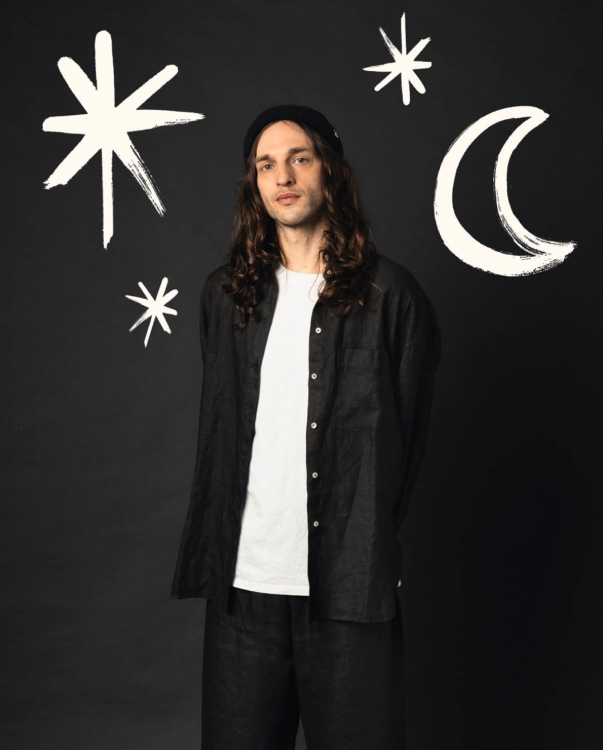
#> input picture estilos/referencias/pinceladas-blancas-sobre-negro.jpg, 1206 x 1500 px (shown at 1/2 size)
$ python build-assets.py
#> lines starting #> are read from the running program, lines starting #| are printed output that depends on the picture
"""Build v2 assets: brush strokes cut from Eva's references, marble backgrounds, sheep banner.

Run: uv run --with pillow --with numpy tools/build-assets.py
"""
import io, urllib.request
import numpy as np
from pathlib import Path
from PIL import Image

ROOT = Path(__file__).resolve().parent.parent
REF = ROOT / "estilos" / "referencias"
OUT = ROOT / "assets"
SHEEP = "https://tsenoh.com/cdn/shop/files/OVEJAS_del_pueblo_de_Cris_Compress.jpg"  # tsenoh.com banner

# (reference, crop box in px, stroke is light?, paper level, erase box) -> brush/<name>.png,
# a white-on-transparent mask that CSS tints with mask-image.
BRUSH = {
    "star-big": ("pinceladas-blancas-sobre-negro.jpg", (70, 50, 420, 510), True, .28, None),
    "star-small": ("pinceladas-blancas-sobre-negro.jpg", (715, 15, 875, 220), True, .28, None),
    "star-tiny": ("pinceladas-blancas-sobre-negro.jpg", (240, 545, 370, 700), True, .28, None),
    "moon": ("pinceladas-blancas-sobre-negro.jpg", (860, 200, 1170, 560), True, .28, None),
    "star-ink": ("estrellas-negras-bufandas.jpg", (870, 165, 1180, 565), False, .28, (0, 0, 70, 80)),
    "star-ink-small": ("estrellas-negras-bufandas.jpg", (745, 65, 915, 225), False, .28, None),
    "moon-marker": ("rotulador-harvest-moon.jpg", (60, 60, 320, 330), False, .62, None),
}


def brush(name, src, box, light, paper, erase):
#> called with name = 'star-big', src = 'pinceladas-blancas-sobre-negro.jpg', box = (70, 50, 420, 510), light = True, paper = 0.28
    g = np.asarray(Image.open(REF / src).convert("L").crop(box), dtype=np.float32) / 255
    a = g if light else 1 - g
    a = np.clip((a - paper) / 0.2, 0, 1)  # drop the paper, keep the dry-brush edges
    if erase:
        a[erase[1]:erase[3], erase[0]:erase[2]] = 0
    h, w = a.shape
#> h = 460; w = 350
    rgba = np.zeros((h, w, 4), np.uint8)
    rgba[..., :3] = 255
    rgba[..., 3] = (a * 255).astype(np.uint8)
    im = Image.fromarray(rgba, "RGBA")
    im = im.crop(im.getbbox())
    im.save(OUT / "brush" / f"{name}.png", optimize=True)


def noise(h, w, scale, seed):
    """Smooth, tileable value noise in [-1, 1]: a random grid tiled 3x3, upsampled, centre kept."""
    rng = np.random.default_rng(seed)
    gh, gw = max(2, h // scale), max(2, w // scale)
    small = Image.fromarray((np.tile(rng.random((gh, gw)), (3, 3)) * 255).astype(np.uint8))
    big = np.asarray(small.resize((w * 3, h * 3), Image.BICUBIC), np.float32) / 127.5 - 1
    return big[h:2 * h, w:2 * w]


def sample(field, x, y):
    """Bilinear lookup of field at float coords (wraps at the edges)."""
    h, w = field.shape
    x0, y0 = np.floor(x).astype(int), np.floor(y).astype(int)
    fx, fy = x - x0, y - y0
    x0, y0, x1, y1 = x0 % w, y0 % h, (x0 + 1) % w, (y0 + 1) % h
    top = field[y0, x0] * (1 - fx) + field[y0, x1] * fx
    bot = field[y1, x0] * (1 - fx) + field[y1, x1] * fx
    return top * (1 - fy) + bot * fy


def marble(name, colors, seed, w=1600, h=1600):
    """Paper marbling: stripes dragged through three rounds of noise warping."""
#> called with name = 'marble-lilac', seed = 3, w = 1600, h = 1600
    y, x = np.mgrid[0:h, 0:w].astype(np.float32)
    fx = [noise(h, w, s, seed + i) for i, s in enumerate((380, 140))]
#> call 2 of noise, with h = 1600, w = 1600, scale = 140, seed = 4
#> in noise (call 2), `return big[h:2 * h, w:2 * w]`:
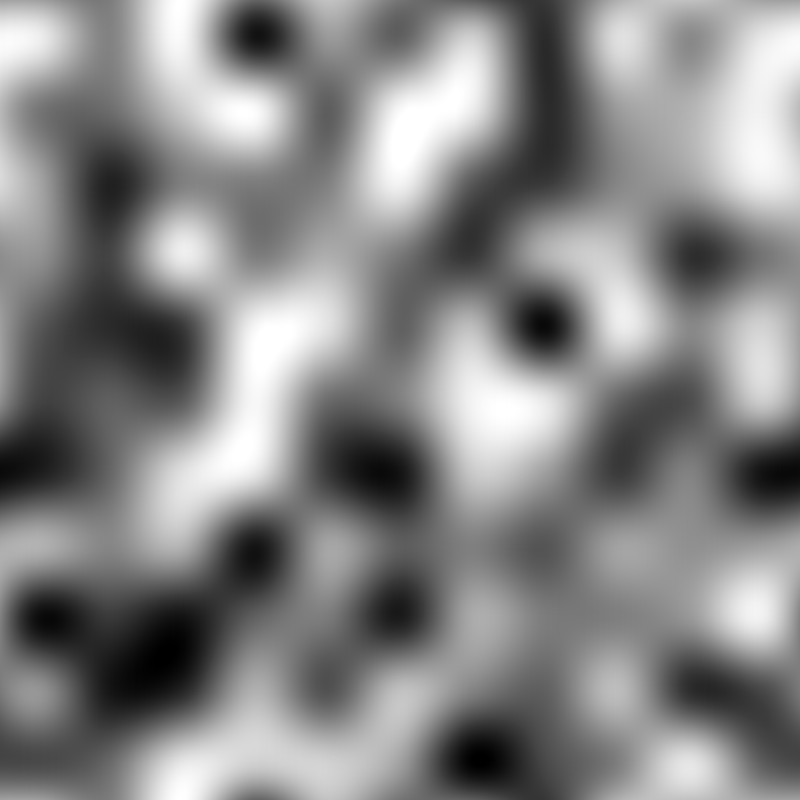
#> returned value: shape (1600, 1600) float32 (shown at 1/2 size); min -1, max 1, mean 0.0509; drawn with min black and max white
#> fx = 2 items
    fy = [noise(h, w, s, seed + 20 + i) for i, s in enumerate((380, 140))]
#> call 4 of noise, with h = 1600, w = 1600, scale = 140, seed = 24
#> in noise (call 4), `return big[h:2 * h, w:2 * w]`:
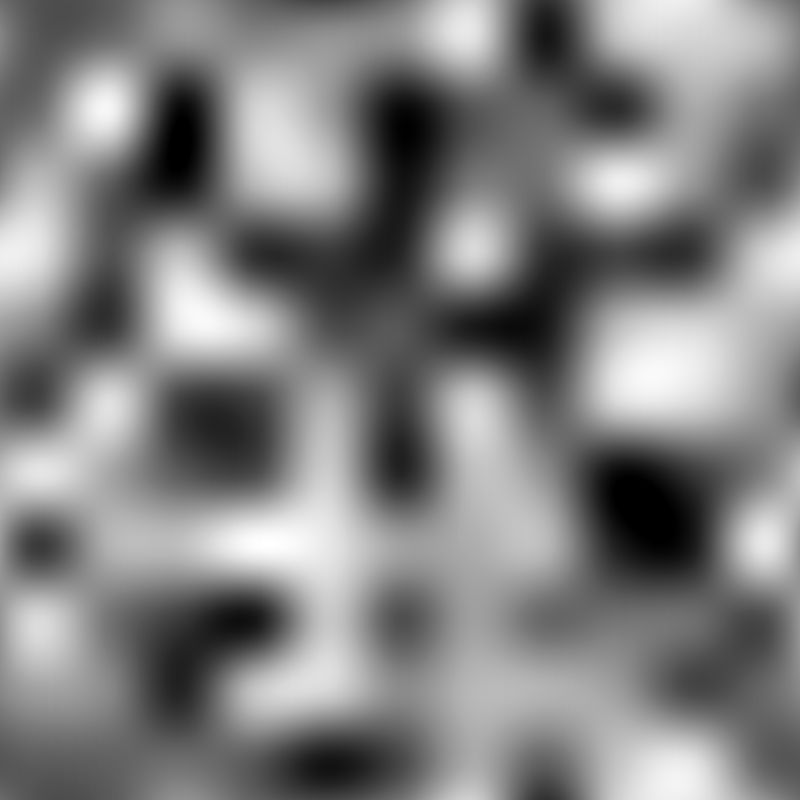
#> returned value: shape (1600, 1600) float32 (shown at 1/2 size); min -1, max 0.953, mean -0.0107; drawn with min black and max white
#> fy = 2 items
    for amp in (220, 120, 50):
        dx = sum(sample(f, x, y) * k for f, k in zip(fx, (1, .45)))
        dy = sum(sample(f, x, y) * k for f, k in zip(fy, (1, .45)))
        x, y = x + dx * amp, y + dy * amp
#> this loop made 3 passes
#> pass 1, in sample, `x0, y0 = np.floor(x).astype(int), np.floor(y).astype(int)`:
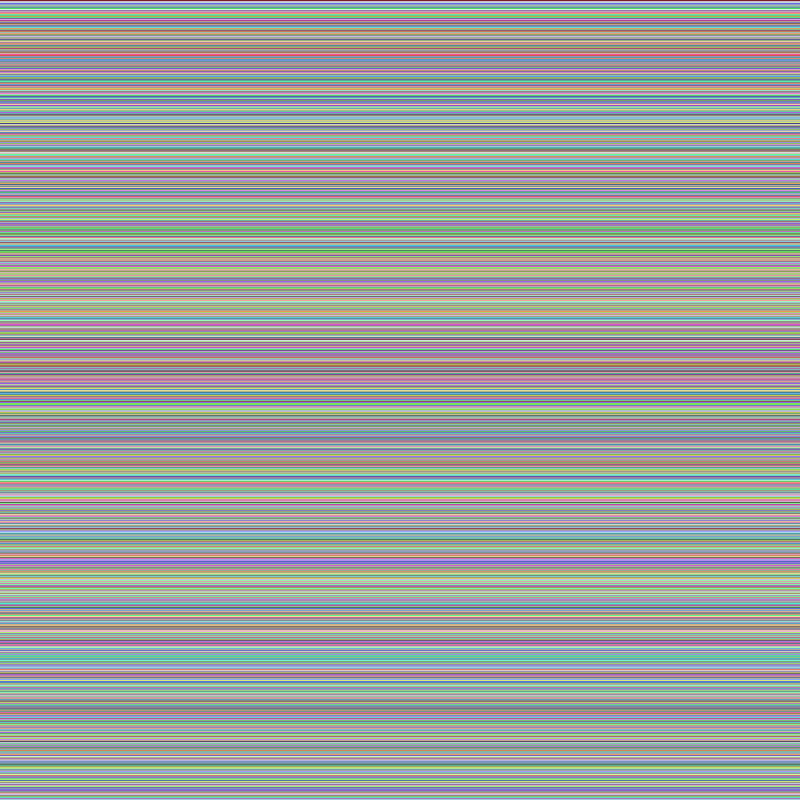
#> y0: shape (1600, 1600) int64 (shown at 1/2 size); 1600 distinct labels, from 0 to 1599; one colour per label, 0 black
    v = (np.sin(x / 26 + y / 70) + 1) / 2
    v = v ** 2.2  # wide coloured pools, thin pale veins
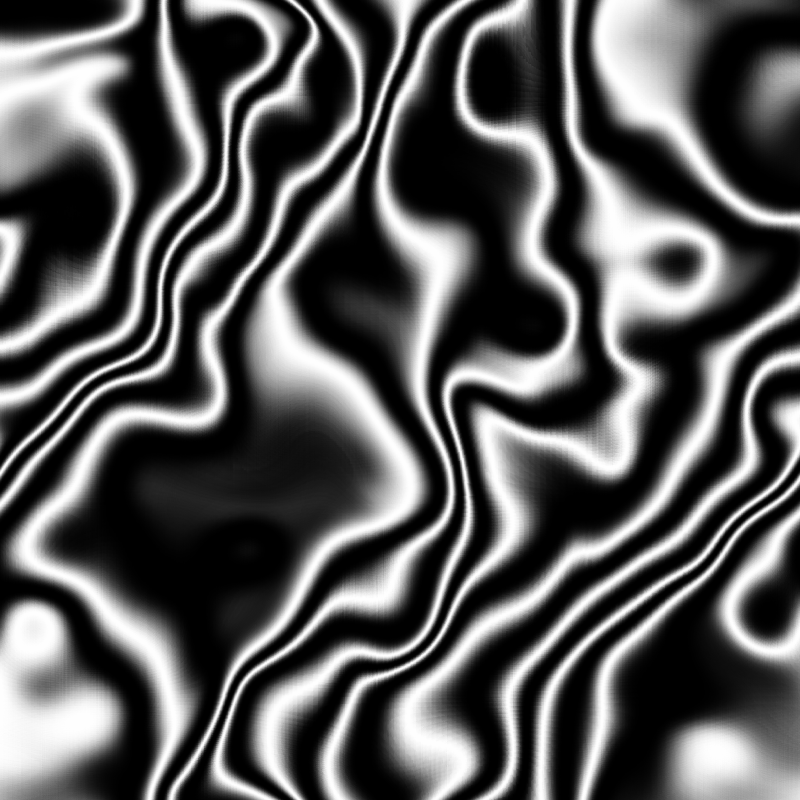
#> v: shape (1600, 1600) float64 (shown at 1/2 size); min 1.74e-27, max 1, mean 0.357
    stops = np.linspace(0, 1, len(colors))
#> stops = [0, 0.333, 0.667, 1]
    rgb = np.stack([np.interp(v, stops, [c[i] for c in colors]) for i in range(3)], -1)
    grain = noise(h, w, 1, seed + 99) * 6
    rgb = np.clip(rgb + grain[..., None], 0, 255).astype(np.uint8)
    Image.fromarray(rgb).save(OUT / f"{name}.jpg", quality=84, optimize=True, progressive=True)


def hexrgb(s):
    return tuple(int(s[i:i + 2], 16) for i in (1, 3, 5))


if __name__ == "__main__":
    (OUT / "brush").mkdir(parents=True, exist_ok=True)
    for name, args in BRUSH.items():
        brush(name, *args)
    marble("marble-lilac", [hexrgb(c) for c in ["#7f6ae0", "#a593ef", "#c9bcf6", "#f6f2ff"]], 3)
    marble("marble-pink", [hexrgb(c) for c in ["#ea7fb4", "#f4a9cb", "#f9d0e2", "#fff5f9"]], 8)
#> call 2 of marble, with name = 'marble-pink', seed = 8, w = 1600, h = 1600
#> the loop in marble (call 2), `for amp in (220, 120, 50):` made 3 passes
#> pass 1, in marble (call 2), `x, y = x + dx * amp, y + dy * amp`:
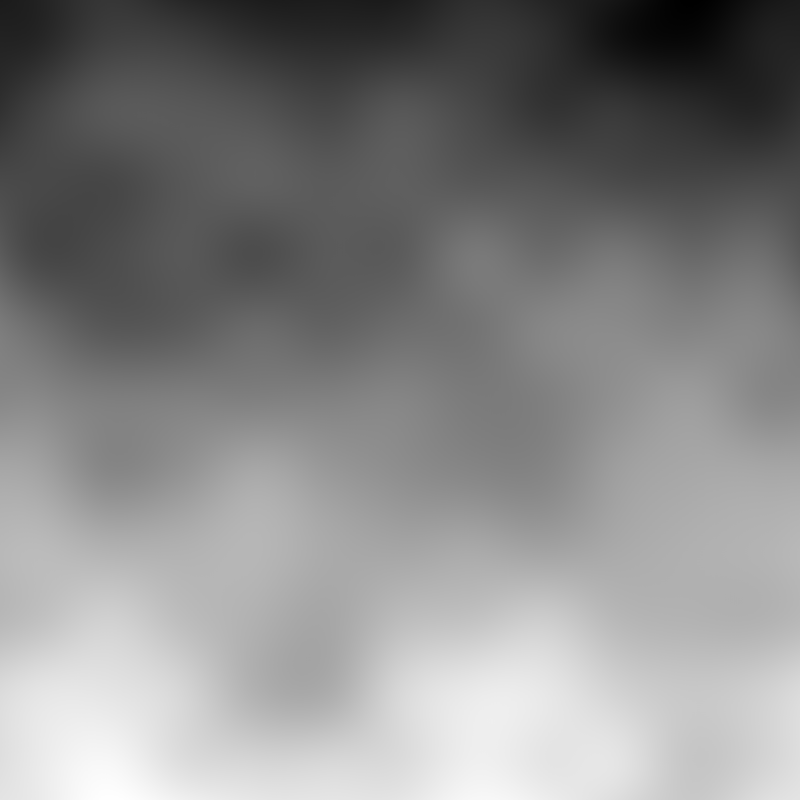
#> y: shape (1600, 1600) float64 (shown at 1/2 size); min -241.5, max 1792, mean 834.2; drawn with min black and max white
#> after the loop in marble (call 2), `for amp in (220, 120, 50):`:
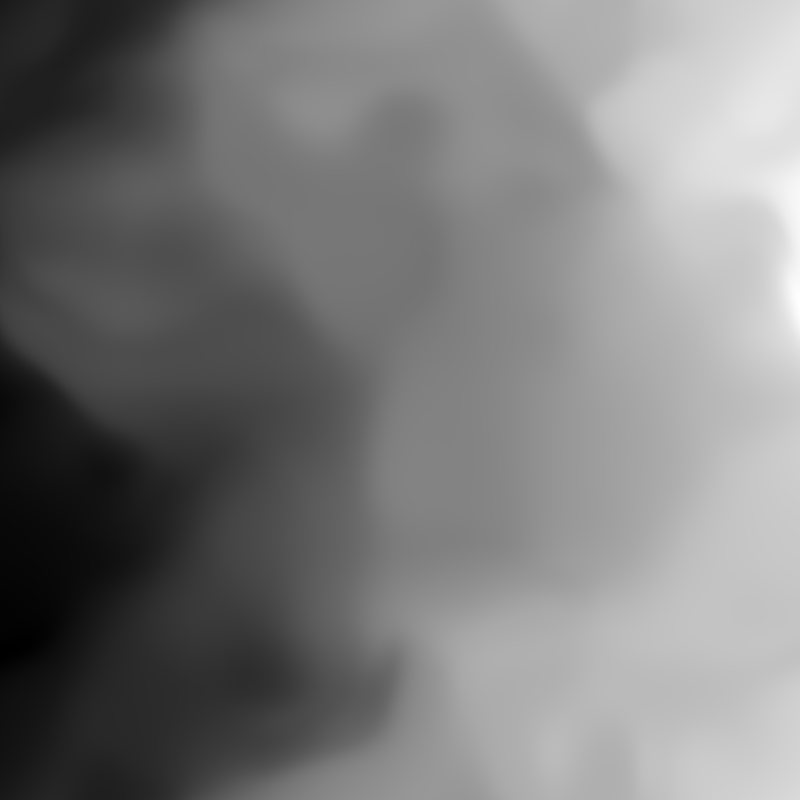
#> x: shape (1600, 1600) float64 (shown at 1/2 size); min -249.5, max 1862, mean 768; drawn with min black and max white
#> in marble (call 2), `v = (np.sin(x / 26 + y / 70) + 1) / 2`:
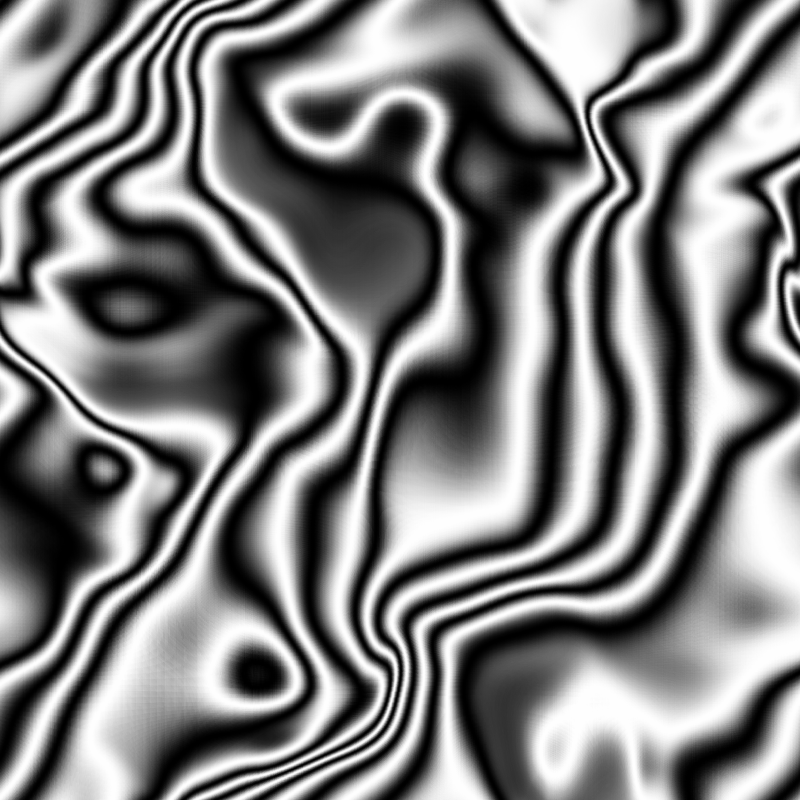
#> v: shape (1600, 1600) float64 (shown at 1/2 size); min 1.03e-13, max 1, mean 0.497
    req = urllib.request.Request(SHEEP, headers={"User-Agent": "Mozilla/5.0"})
#> (the run stopped early here; a loop or call above may not have finished)
